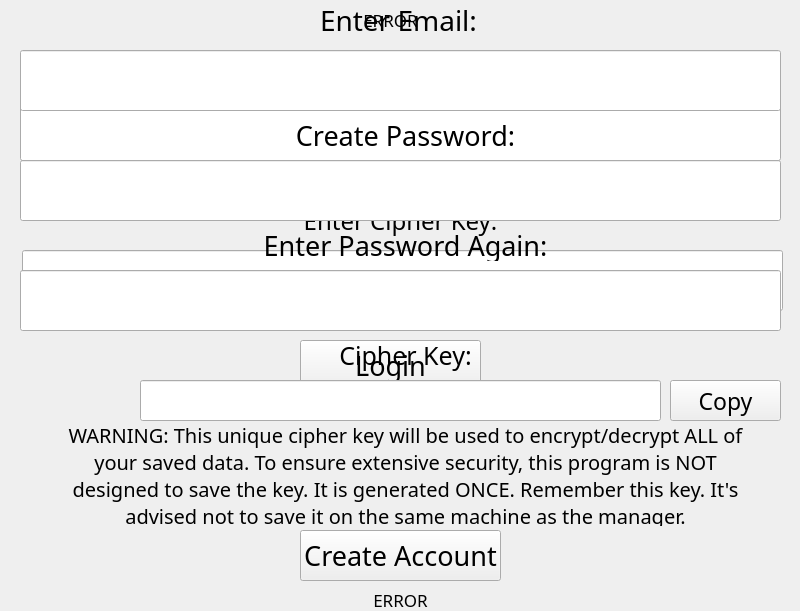
<?xml version="1.0" encoding="UTF-8"?>
<ui version="4.0">
 <class>MainWindow</class>
 <widget class="QMainWindow" name="MainWindow">
  <property name="geometry">
   <rect>
    <x>0</x>
    <y>0</y>
    <width>800</width>
    <height>611</height>
   </rect>
  </property>
  <property name="windowTitle">
   <string>MainWindow</string>
  </property>
  <widget class="QWidget" name="centralwidget">
   <widget class="QWidget" name="login" native="true">
    <property name="enabled">
     <bool>true</bool>
    </property>
    <property name="geometry">
     <rect>
      <x>-90</x>
      <y>-10</y>
      <width>1001</width>
      <height>421</height>
     </rect>
    </property>
    <widget class="QLineEdit" name="passwordLoginEntry_4">
     <property name="geometry">
      <rect>
       <x>110</x>
       <y>110</y>
       <width>761</width>
       <height>61</height>
      </rect>
     </property>
     <property name="font">
      <font>
       <family>Bahnschrift Light</family>
       <pointsize>20</pointsize>
      </font>
     </property>
     <property name="text">
      <string/>
     </property>
     <property name="alignment">
      <set>Qt::AlignmentFlag::AlignCenter</set>
     </property>
    </widget>
    <widget class="QLabel" name="label_8">
     <property name="geometry">
      <rect>
       <x>370</x>
       <y>60</y>
       <width>231</width>
       <height>31</height>
      </rect>
     </property>
     <property name="font">
      <font>
       <family>Bahnschrift Light</family>
       <pointsize>20</pointsize>
      </font>
     </property>
     <property name="text">
      <string>Enter Password:</string>
     </property>
     <property name="alignment">
      <set>Qt::AlignmentFlag::AlignCenter</set>
     </property>
    </widget>
    <widget class="QPushButton" name="loginButton_4">
     <property name="geometry">
      <rect>
       <x>390</x>
       <y>350</y>
       <width>181</width>
       <height>51</height>
      </rect>
     </property>
     <property name="font">
      <font>
       <family>Bahnschrift Light</family>
       <pointsize>20</pointsize>
      </font>
     </property>
     <property name="text">
      <string>Login</string>
     </property>
    </widget>
    <widget class="QLabel" name="loginErrorLabel_4">
     <property name="geometry">
      <rect>
       <x>240</x>
       <y>20</y>
       <width>481</width>
       <height>20</height>
      </rect>
     </property>
     <property name="palette">
      <palette>
       <active>
        <colorrole role="Text">
         <brush brushstyle="SolidPattern">
          <color alpha="255">
           <red>0</red>
           <green>0</green>
           <blue>0</blue>
          </color>
         </brush>
        </colorrole>
       </active>
       <inactive>
        <colorrole role="Text">
         <brush brushstyle="SolidPattern">
          <color alpha="255">
           <red>0</red>
           <green>0</green>
           <blue>0</blue>
          </color>
         </brush>
        </colorrole>
       </inactive>
       <disabled/>
      </palette>
     </property>
     <property name="font">
      <font>
       <family>Bahnschrift Light</family>
       <pointsize>13</pointsize>
      </font>
     </property>
     <property name="text">
      <string>ERROR</string>
     </property>
     <property name="alignment">
      <set>Qt::AlignmentFlag::AlignCenter</set>
     </property>
    </widget>
    <widget class="QLineEdit" name="cipherText">
     <property name="geometry">
      <rect>
       <x>112</x>
       <y>260</y>
       <width>761</width>
       <height>61</height>
      </rect>
     </property>
    </widget>
    <widget class="QLabel" name="label_2">
     <property name="geometry">
      <rect>
       <x>390</x>
       <y>210</y>
       <width>201</width>
       <height>41</height>
      </rect>
     </property>
     <property name="font">
      <font>
       <family>Bahnschrift Light</family>
       <pointsize>18</pointsize>
      </font>
     </property>
     <property name="text">
      <string>Enter Cipher Key:</string>
     </property>
     <property name="alignment">
      <set>Qt::AlignmentFlag::AlignCenter</set>
     </property>
    </widget>
   </widget>
   <widget class="QWidget" name="createPass" native="true">
    <property name="geometry">
     <rect>
      <x>-90</x>
      <y>0</y>
      <width>1001</width>
      <height>611</height>
     </rect>
    </property>
    <widget class="QLabel" name="label_10">
     <property name="geometry">
      <rect>
       <x>380</x>
       <y>120</y>
       <width>231</width>
       <height>31</height>
      </rect>
     </property>
     <property name="font">
      <font>
       <family>Bahnschrift Light</family>
       <pointsize>20</pointsize>
      </font>
     </property>
     <property name="text">
      <string>Create Password:</string>
     </property>
     <property name="alignment">
      <set>Qt::AlignmentFlag::AlignCenter</set>
     </property>
    </widget>
    <widget class="QLineEdit" name="createPassEntry1_2">
     <property name="geometry">
      <rect>
       <x>110</x>
       <y>160</y>
       <width>761</width>
       <height>61</height>
      </rect>
     </property>
     <property name="font">
      <font>
       <family>Bahnschrift Light</family>
       <pointsize>20</pointsize>
      </font>
     </property>
     <property name="text">
      <string/>
     </property>
     <property name="alignment">
      <set>Qt::AlignmentFlag::AlignCenter</set>
     </property>
    </widget>
    <widget class="QLabel" name="label_11">
     <property name="geometry">
      <rect>
       <x>345</x>
       <y>230</y>
       <width>301</width>
       <height>31</height>
      </rect>
     </property>
     <property name="font">
      <font>
       <family>Bahnschrift Light</family>
       <pointsize>20</pointsize>
      </font>
     </property>
     <property name="text">
      <string>Enter Password Again:</string>
     </property>
     <property name="alignment">
      <set>Qt::AlignmentFlag::AlignCenter</set>
     </property>
    </widget>
    <widget class="QLineEdit" name="createPassEntry2_2">
     <property name="geometry">
      <rect>
       <x>110</x>
       <y>270</y>
       <width>761</width>
       <height>61</height>
      </rect>
     </property>
     <property name="font">
      <font>
       <family>Bahnschrift Light</family>
       <pointsize>20</pointsize>
      </font>
     </property>
     <property name="text">
      <string/>
     </property>
     <property name="alignment">
      <set>Qt::AlignmentFlag::AlignCenter</set>
     </property>
     <property name="readOnly">
      <bool>false</bool>
     </property>
    </widget>
    <widget class="QPushButton" name="createPassSubmitButton_2">
     <property name="geometry">
      <rect>
       <x>390</x>
       <y>530</y>
       <width>201</width>
       <height>51</height>
      </rect>
     </property>
     <property name="font">
      <font>
       <family>Bahnschrift Light</family>
       <pointsize>20</pointsize>
      </font>
     </property>
     <property name="text">
      <string>Create Account</string>
     </property>
    </widget>
    <widget class="QLabel" name="creationError_2">
     <property name="geometry">
      <rect>
       <x>250</x>
       <y>590</y>
       <width>481</width>
       <height>20</height>
      </rect>
     </property>
     <property name="palette">
      <palette>
       <active>
        <colorrole role="Text">
         <brush brushstyle="SolidPattern">
          <color alpha="255">
           <red>0</red>
           <green>0</green>
           <blue>0</blue>
          </color>
         </brush>
        </colorrole>
       </active>
       <inactive>
        <colorrole role="Text">
         <brush brushstyle="SolidPattern">
          <color alpha="255">
           <red>0</red>
           <green>0</green>
           <blue>0</blue>
          </color>
         </brush>
        </colorrole>
       </inactive>
       <disabled/>
      </palette>
     </property>
     <property name="font">
      <font>
       <family>Bahnschrift Light</family>
       <pointsize>13</pointsize>
      </font>
     </property>
     <property name="text">
      <string>ERROR</string>
     </property>
     <property name="alignment">
      <set>Qt::AlignmentFlag::AlignCenter</set>
     </property>
    </widget>
    <widget class="QLabel" name="label_12">
     <property name="geometry">
      <rect>
       <x>150</x>
       <y>425</y>
       <width>691</width>
       <height>101</height>
      </rect>
     </property>
     <property name="font">
      <font>
       <family>Bahnschrift Light</family>
       <pointsize>15</pointsize>
      </font>
     </property>
     <property name="text">
      <string>WARNING: This unique cipher key will be used to encrypt/decrypt ALL of your saved data. To ensure extensive security, this program is NOT designed to save the key. It is generated ONCE. Remember this key. It's advised not to save it on the same machine as the manager.</string>
     </property>
     <property name="alignment">
      <set>Qt::AlignmentFlag::AlignCenter</set>
     </property>
     <property name="wordWrap">
      <bool>true</bool>
     </property>
    </widget>
    <widget class="QLineEdit" name="emailText_2">
     <property name="geometry">
      <rect>
       <x>110</x>
       <y>50</y>
       <width>761</width>
       <height>61</height>
      </rect>
     </property>
     <property name="font">
      <font>
       <family>Bahnschrift Light</family>
       <pointsize>20</pointsize>
      </font>
     </property>
     <property name="text">
      <string/>
     </property>
     <property name="alignment">
      <set>Qt::AlignmentFlag::AlignCenter</set>
     </property>
    </widget>
    <widget class="QLabel" name="emailLabel_2">
     <property name="geometry">
      <rect>
       <x>410</x>
       <y>0</y>
       <width>161</width>
       <height>41</height>
      </rect>
     </property>
     <property name="font">
      <font>
       <family>Bahnschrift Light</family>
       <pointsize>21</pointsize>
      </font>
     </property>
     <property name="text">
      <string>Enter Email:</string>
     </property>
    </widget>
    <widget class="QLabel" name="label_13">
     <property name="geometry">
      <rect>
       <x>430</x>
       <y>340</y>
       <width>131</width>
       <height>31</height>
      </rect>
     </property>
     <property name="font">
      <font>
       <family>Bahnschrift Light</family>
       <pointsize>19</pointsize>
      </font>
     </property>
     <property name="text">
      <string>Cipher Key:</string>
     </property>
     <property name="alignment">
      <set>Qt::AlignmentFlag::AlignCenter</set>
     </property>
    </widget>
    <widget class="QLineEdit" name="cipherKeyText_2">
     <property name="geometry">
      <rect>
       <x>230</x>
       <y>380</y>
       <width>521</width>
       <height>41</height>
      </rect>
     </property>
     <property name="font">
      <font>
       <family>Bahnschrift SemiLight</family>
       <pointsize>13</pointsize>
      </font>
     </property>
     <property name="alignment">
      <set>Qt::AlignmentFlag::AlignCenter</set>
     </property>
     <property name="readOnly">
      <bool>true</bool>
     </property>
    </widget>
    <widget class="QPushButton" name="copyCipherButton_2">
     <property name="geometry">
      <rect>
       <x>760</x>
       <y>380</y>
       <width>111</width>
       <height>41</height>
      </rect>
     </property>
     <property name="font">
      <font>
       <family>Bahnschrift Light</family>
       <pointsize>17</pointsize>
      </font>
     </property>
     <property name="text">
      <string>Copy</string>
     </property>
    </widget>
   </widget>
  </widget>
 </widget>
 <resources/>
 <connections/>
</ui>
